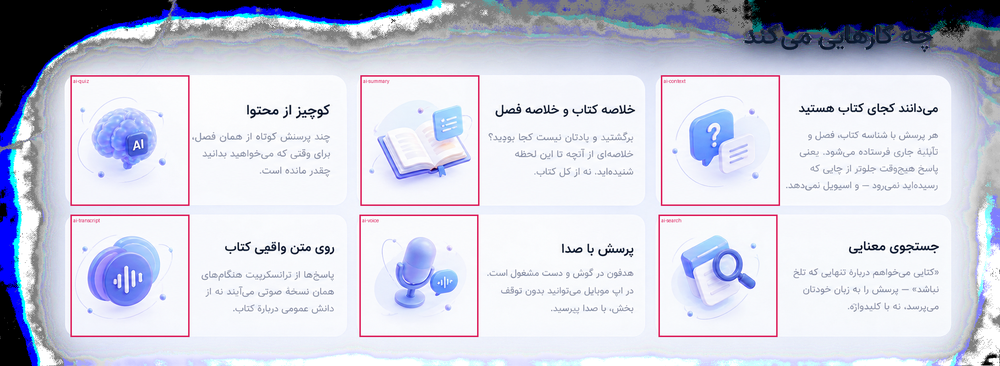
#> input picture web/scripts/_survey-assistant.png, 1000 x 366 px, shrunk from 2073 x 759 before the run
$ python -i clean-assets.py   (imports and definitions only)
#> lines starting #> are read from the running program, lines starting #| are printed output that depends on the picture
#> further down, picture is the input picture: PIL image 1000x366 RGB; mean R, G, B 204, 206.4, 220.9
"""
Second pass over the cut-out assets: strip plate residue the matte left behind.

The difference matte keeps anything that departs from the plate, which is right
for contact shadows and neon glow but also preserves the faint film left by the
plate's own vignette and paper texture — and, where two renders sat close
together on the sheet, a stray fragment of the neighbour.

Two rules clean that up without flattening the art:

  * Keep only components that are actually part of the subject. A component
    survives if it is large, or small but genuinely solid (music notes, sparks);
    a large area of barely-there alpha is residue and goes.
  * Confine alpha to a band around the solid core. Glow and shadow live close to
    the object they come from; anything further out is plate.

Run with --dry to report without writing.
"""

import argparse
import pathlib

import numpy as np
import scipy.ndimage as nd
from PIL import Image

ASSETS = pathlib.Path("public/assets")

CORE_A = 0.55        # alpha that counts as "definitely the subject"
KEEP_FRAC = 0.02     # component size, as a fraction of the largest, worth keeping
SOLID_KEEP = 0.90    # a small component this opaque is real detail, not residue
BAND_FRAC = 0.09     # glow reach, as a fraction of the frame's short side
FLOOR = 0.05         # alpha below this is film
RIM = 3              # px of antialiasing to keep hard against the silhouette
GLOW_SAT = 0.22      # saturation above which soft pixels are glow, not shadow

# Renders that sat close together on the sheet caught a solid piece of their
# neighbour inside the crop — a green shard on the violet bubble and the
# reverse. Those pieces are opaque, so no size or alpha rule rejects them; the
# only honest fix is to say these two assets are single-object.
ONLY_LARGEST = {"bubble-violet", "bubble-green"}


def clean(img: Image.Image, name: str = "") -> tuple[Image.Image, dict]:
#> called with name = ''
    rgba = np.asarray(img.convert("RGBA")).astype(np.float32) / 255.0
    a = rgba[..., 3].copy()
#> a: shape (366, 1000) float32; every value is 1
    before = ((a > 0.016) & (a < 0.35)).mean() * 100
#> before = 0

    core = a > CORE_A
#> core: shape (366, 1000) bool; every value is 1
    if not core.any():
        return img, {"skipped": True}

    lab, n = nd.label(core)
#> lab: shape (366, 1000) int32; every value is 1
#> n = 1
    sizes = nd.sum(core, lab, range(1, n + 1))
#> sizes = [366000]
    biggest = sizes.max()
#> biggest = 366000
    keep = np.zeros(n + 1, dtype=bool)
#> keep = [False, False]
    if name in ONLY_LARGEST:
        keep[int(np.argmax(sizes)) + 1] = True
    else:
        for i in range(1, n + 1):
            big_enough = sizes[i - 1] >= KEEP_FRAC * biggest
            solid = a[lab == i].max() >= SOLID_KEEP and sizes[i - 1] >= 24
            keep[i] = big_enough or solid
#> this loop made 1 pass
#> after the loop, keep = [False, True]
    core = keep[lab]

    band = max(4, int(BAND_FRAC * min(a.shape)))
#> band = 32
    near = nd.binary_dilation(core, np.ones((3, 3)), iterations=band)

    a = np.where(near, a, 0.0)

    # Drop the baked contact shadow, keep the neon.
    #
    # These renders were lit on a pale plate, so the shadow they cast came out
    # light grey — invisible on the paper sections but an obvious white smudge
    # on the dark panels. Shadow is neutral and glow is saturated, so outside
    # the silhouette's antialiasing rim a soft pixel only survives if it carries
    # real colour. A CSS drop-shadow gives back a shadow that suits whatever
    # surface the asset actually lands on.
    mx = rgba[..., :3].max(axis=2)
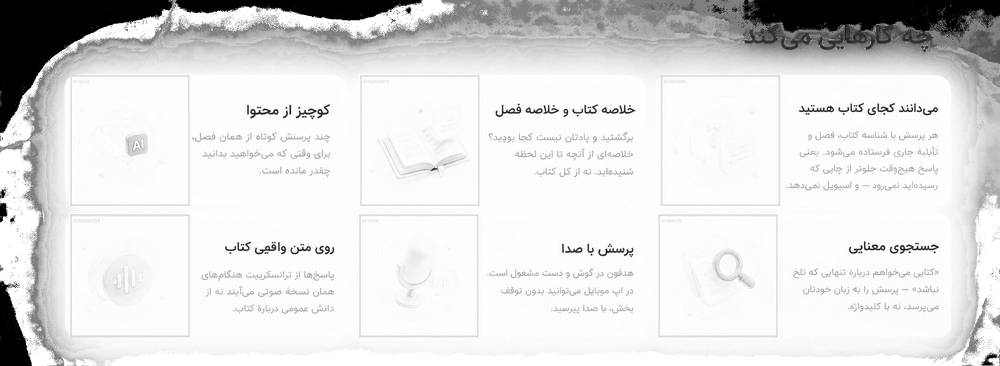
#> mx: shape (366, 1000) float32; min 0, max 1, mean 0.873
    mn = rgba[..., :3].min(axis=2)
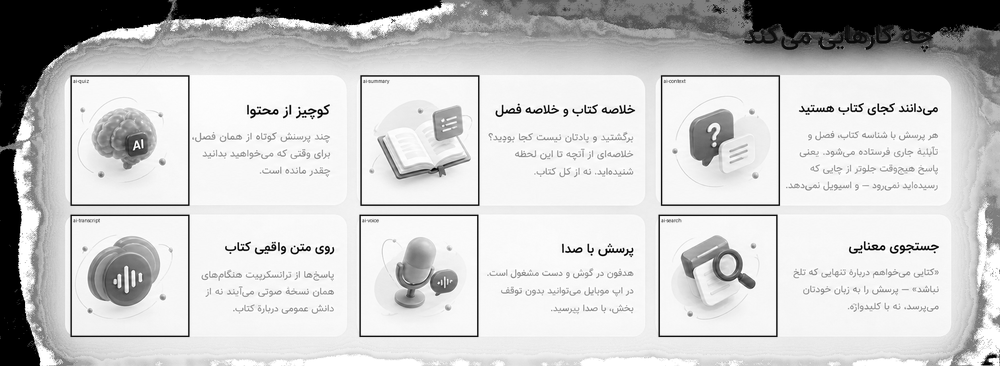
#> mn: shape (366, 1000) float32; min 0, max 1, mean 0.79
    sat = np.where(mx > 1e-3, (mx - mn) / np.maximum(mx, 1e-3), 0.0)
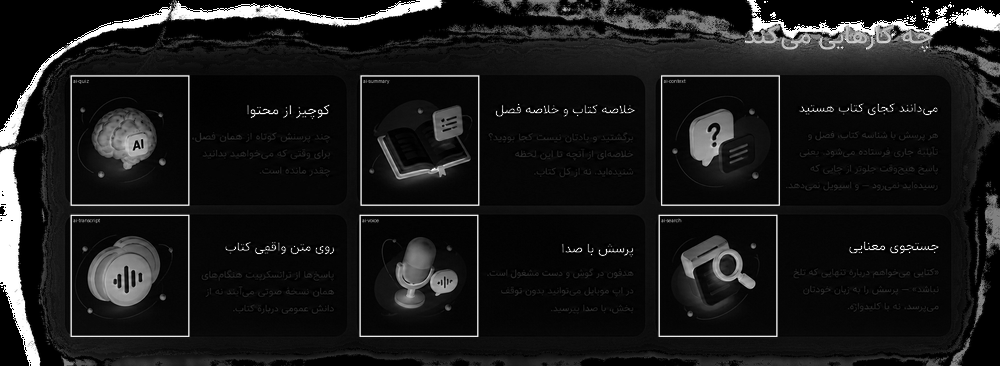
#> sat: shape (366, 1000) float32; min 0, max 1, mean 0.103
    rim = nd.binary_dilation(core, np.ones((3, 3)), iterations=RIM)
    a = np.where(rim | (sat >= GLOW_SAT), a, 0.0)

    a = np.clip((a - FLOOR) / (1.0 - FLOOR), 0.0, 1.0)

    out = rgba.copy()
    out[..., 3] = a
    after = ((a > 0.016) & (a < 0.35)).mean() * 100
#> after = 0
    return (
        Image.fromarray((out * 255).astype(np.uint8), "RGBA"),
        {"haze_before": round(before, 1), "haze_after": round(after, 1),
         "components": int(n), "kept": int(keep.sum())},
    )


def trim(img: Image.Image, pad: int = 6) -> Image.Image:
    bbox = img.getchannel("A").point(lambda v: 255 if v > 6 else 0).getbbox()
    if not bbox:
        return img
    l, t, r, b = bbox
    return img.crop(
        (max(0, l - pad), max(0, t - pad), min(img.width, r + pad), min(img.height, b + pad))
    )


def main() -> None:
    ap = argparse.ArgumentParser()
    ap.add_argument("--dry", action="store_true")
    args = ap.parse_args()

    for f in sorted(ASSETS.glob("*.webp")):
        img = Image.open(f)
        cleaned, stats = clean(img, f.stem)
        if stats.get("skipped"):
            print(f"{f.name:24} skipped (no solid core)")
            continue
        cleaned = trim(cleaned)
        if not args.dry:
            cleaned.save(f, lossless=True, quality=100)
        print(
            f"{f.name:24} haze {stats['haze_before']:5.1f}% -> {stats['haze_after']:5.1f}%"
            f"   parts {stats['components']} -> {stats['kept']}   {img.size} -> {cleaned.size}"
        )


# [1 line not run here, left out]

>>> from PIL import Image
>>> picture = Image.open('_survey-assistant.png')
>>> result = clean(picture)
